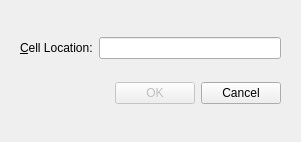
<?xml version="1.0" encoding="UTF-8"?>
<ui version="4.0">
 <class>GoToCellDialog</class>
 <widget class="QDialog" name="GoToCellDialog">
  <property name="geometry">
   <rect>
    <x>0</x>
    <y>0</y>
    <width>301</width>
    <height>142</height>
   </rect>
  </property>
  <property name="windowTitle">
   <string>Go to Cell</string>
  </property>
  <widget class="QWidget" name="verticalLayoutWidget">
   <property name="geometry">
    <rect>
     <x>20</x>
     <y>20</y>
     <width>261</width>
     <height>101</height>
    </rect>
   </property>
   <layout class="QVBoxLayout" name="verticalLayout">
    <item>
     <layout class="QGridLayout" name="gridLayout">
      <item row="0" column="0">
       <widget class="QLabel" name="label">
        <property name="text">
         <string>&amp;Cell Location:</string>
        </property>
        <property name="buddy">
         <cstring>lineEdit</cstring>
        </property>
       </widget>
      </item>
      <item row="0" column="1">
       <widget class="QLineEdit" name="lineEdit"/>
      </item>
     </layout>
    </item>
    <item>
     <layout class="QGridLayout" name="gridLayout_2">
      <item row="0" column="1">
       <widget class="QPushButton" name="okButton">
        <property name="enabled">
         <bool>false</bool>
        </property>
        <property name="text">
         <string>OK</string>
        </property>
       </widget>
      </item>
      <item row="0" column="0">
       <spacer name="horizontalSpacer">
        <property name="orientation">
         <enum>Qt::Horizontal</enum>
        </property>
        <property name="sizeHint" stdset="0">
         <size>
          <width>40</width>
          <height>20</height>
         </size>
        </property>
       </spacer>
      </item>
      <item row="0" column="2">
       <widget class="QPushButton" name="cancelButton">
        <property name="text">
         <string>Cancel</string>
        </property>
       </widget>
      </item>
     </layout>
    </item>
   </layout>
  </widget>
 </widget>
 <resources/>
 <connections/>
</ui>
